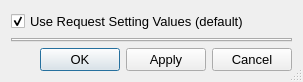
<?xml version="1.0" encoding="UTF-8"?>
<ui version="4.0">
 <class>Dialog</class>
 <widget class="QDialog" name="Dialog">
  <property name="geometry">
   <rect>
    <x>0</x>
    <y>0</y>
    <width>303</width>
    <height>82</height>
   </rect>
  </property>
  <property name="sizePolicy">
   <sizepolicy hsizetype="Preferred" vsizetype="Preferred">
    <horstretch>0</horstretch>
    <verstretch>0</verstretch>
   </sizepolicy>
  </property>
  <property name="font">
   <font>
    <pointsize>10</pointsize>
   </font>
  </property>
  <property name="windowTitle">
   <string>Request Settings</string>
  </property>
  <property name="sizeGripEnabled">
   <bool>true</bool>
  </property>
  <layout class="QVBoxLayout" name="verticalLayout">
   <property name="sizeConstraint">
    <enum>QLayout::SetDefaultConstraint</enum>
   </property>
   <item>
    <widget class="QCheckBox" name="simulationSettingsCheckBox">
     <property name="enabled">
      <bool>true</bool>
     </property>
     <property name="text">
      <string>Use Request Setting Values (default)</string>
     </property>
     <property name="checked">
      <bool>true</bool>
     </property>
    </widget>
   </item>
   <item>
    <widget class="QTabWidget" name="tabs">
     <property name="enabled">
      <bool>false</bool>
     </property>
     <property name="sizePolicy">
      <sizepolicy hsizetype="Preferred" vsizetype="Preferred">
       <horstretch>0</horstretch>
       <verstretch>0</verstretch>
      </sizepolicy>
     </property>
     <property name="currentIndex">
      <number>-1</number>
     </property>
    </widget>
   </item>
   <item>
    <layout class="QHBoxLayout" name="horizontalLayout_3">
     <item>
      <spacer name="horizontalSpacer">
       <property name="orientation">
        <enum>Qt::Horizontal</enum>
       </property>
       <property name="sizeHint" stdset="0">
        <size>
         <width>40</width>
         <height>20</height>
        </size>
       </property>
      </spacer>
     </item>
     <item>
      <widget class="QPushButton" name="OKButton">
       <property name="enabled">
        <bool>true</bool>
       </property>
       <property name="sizePolicy">
        <sizepolicy hsizetype="Preferred" vsizetype="Fixed">
         <horstretch>0</horstretch>
         <verstretch>0</verstretch>
        </sizepolicy>
       </property>
       <property name="text">
        <string>OK</string>
       </property>
      </widget>
     </item>
     <item>
      <widget class="QPushButton" name="applyButton">
       <property name="enabled">
        <bool>true</bool>
       </property>
       <property name="sizePolicy">
        <sizepolicy hsizetype="Preferred" vsizetype="Fixed">
         <horstretch>0</horstretch>
         <verstretch>0</verstretch>
        </sizepolicy>
       </property>
       <property name="text">
        <string>Apply</string>
       </property>
      </widget>
     </item>
     <item>
      <widget class="QPushButton" name="cancelButton">
       <property name="enabled">
        <bool>true</bool>
       </property>
       <property name="sizePolicy">
        <sizepolicy hsizetype="Preferred" vsizetype="Fixed">
         <horstretch>0</horstretch>
         <verstretch>0</verstretch>
        </sizepolicy>
       </property>
       <property name="text">
        <string>Cancel</string>
       </property>
      </widget>
     </item>
    </layout>
   </item>
  </layout>
 </widget>
 <layoutdefault spacing="6" margin="11"/>
 <tabstops>
  <tabstop>OKButton</tabstop>
  <tabstop>applyButton</tabstop>
  <tabstop>cancelButton</tabstop>
 </tabstops>
 <resources/>
 <connections/>
</ui>
